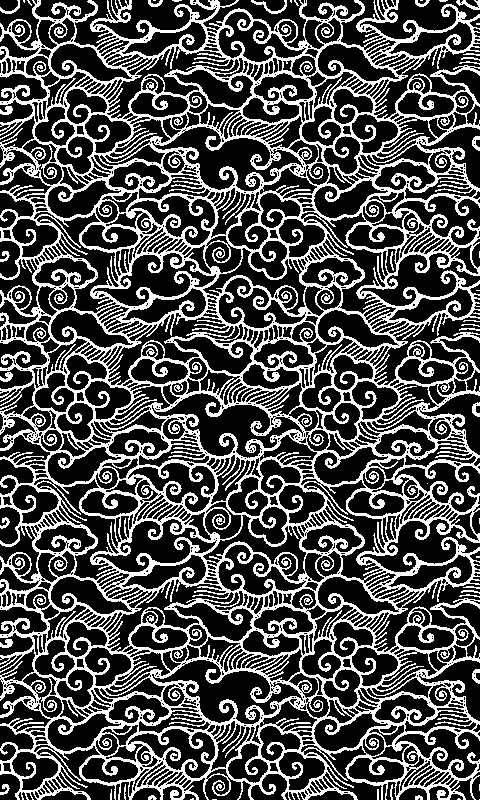
#> input picture tools/clouds.png, 480 x 800 px
$ python render.py
#> lines starting #> are read from the running program, lines starting #| are printed output that depends on the picture; after the words box and inside, x2 and y2 are one past the last pixel; in counts of white or black regions, pixels touching at a corner belong together
"""Vẽ lịch tháng (dương + âm lịch Việt Nam) thành BMP 1-bit 480x800 cho màn hình ngủ CrossPoint.

    python tools/render.py [--date YYYY-MM-DD] [--out THU_MUC]

Thuật toán âm lịch: Hồ Ngọc Đức (múi giờ UTC+7).
"""
import argparse
import calendar
import math
from datetime import date, datetime, timedelta, timezone
from pathlib import Path

from PIL import Image, ImageChops, ImageDraw, ImageFont

# ───────────────────────── Âm lịch ─────────────────────────
TZ = 7
PI = math.pi


def jdn(d, m, y):
    a = (14 - m) // 12
    y, m = y + 4800 - a, m + 12 * a - 3
    return d + (153 * m + 2) // 5 + 365 * y + y // 4 - y // 100 + y // 400 - 32045


def _new_moon(k):
    T = k / 1236.85
    T2, T3, dr = T * T, T * T * T, PI / 180
    jd1 = 2415020.75933 + 29.53058868 * k + 0.0001178 * T2 - 0.000000155 * T3
    jd1 += 0.00033 * math.sin((166.56 + 132.87 * T - 0.009173 * T2) * dr)
    M = 359.2242 + 29.10535608 * k - 0.0000333 * T2 - 0.00000347 * T3
    Mpr = 306.0253 + 385.81691806 * k + 0.0107306 * T2 + 0.00001236 * T3
    F = 21.2964 + 390.67050646 * k - 0.0016528 * T2 - 0.00000239 * T3
    s = math.sin
    C1 = (0.1734 - 0.000393 * T) * s(M * dr) + 0.0021 * s(2 * dr * M)
    C1 += -0.4068 * s(Mpr * dr) + 0.0161 * s(dr * 2 * Mpr)
    C1 -= 0.0004 * s(dr * 3 * Mpr)
    C1 += 0.0104 * s(dr * 2 * F) - 0.0051 * s(dr * (M + Mpr))
    C1 -= 0.0074 * s(dr * (M - Mpr)) - 0.0004 * s(dr * (2 * F + M))
    C1 -= 0.0004 * s(dr * (2 * F - M)) + 0.0006 * s(dr * (2 * F + Mpr))
    C1 += 0.0010 * s(dr * (2 * F - Mpr)) + 0.0005 * s(dr * (2 * Mpr + M))
    if T < -11:
        dt = 0.001 + 0.000839 * T + 0.0002261 * T2 - 0.00000845 * T3 - 0.000000081 * T * T3
    else:
        dt = -0.000278 + 0.000265 * T + 0.000262 * T2
    return jd1 + C1 - dt


def _new_moon_day(k):
    return math.floor(_new_moon(k) + 0.5 + TZ / 24)


def _sun_longitude(day):
    T = (day - 0.5 - TZ / 24 - 2451545.0) / 36525
    T2, dr = T * T, PI / 180
    M = 357.52910 + 35999.05030 * T - 0.0001559 * T2 - 0.00000048 * T * T2
    L0 = 280.46645 + 36000.76983 * T + 0.0003032 * T2
    DL = (1.914600 - 0.004817 * T - 0.000014 * T2) * math.sin(dr * M)
    DL += (0.019993 - 0.000101 * T) * math.sin(dr * 2 * M) + 0.000290 * math.sin(dr * 3 * M)
    L = (L0 + DL) * dr
    L -= PI * 2 * math.floor(L / (PI * 2))
    return math.floor(L / PI * 6)


def _month11(yy):
    k = math.floor((jdn(31, 12, yy) - 2415021) / 29.530588853)
    nm = _new_moon_day(k)
    return _new_moon_day(k - 1) if _sun_longitude(nm) >= 9 else nm


def _leap_offset(a11):
    k = math.floor((a11 - 2415021.076998695) / 29.530588853 + 0.5)
    i, arc = 1, _sun_longitude(_new_moon_day(k + 1))
    while True:
        last, i = arc, i + 1
        arc = _sun_longitude(_new_moon_day(k + i))
        if arc == last or i >= 14:
            return i - 1


def lunar(d, m, y):
    """(ngày, tháng, năm, nhuận) âm lịch của ngày dương d/m/y."""
    day = jdn(d, m, y)
    k = math.floor((day - 2415021.076998695) / 29.530588853)
    start = _new_moon_day(k + 1)
    if start > day:
        start = _new_moon_day(k)
    a11 = b11 = _month11(y)
    if a11 >= start:
        ly, a11 = y, _month11(y - 1)
    else:
        ly, b11 = y + 1, _month11(y + 1)
    diff = math.floor((start - a11) / 29)
    leap, lm = False, diff + 11
    if b11 - a11 > 365:
        off = _leap_offset(a11)
        if diff >= off:
            lm, leap = diff + 10, diff == off
    if lm > 12:
        lm -= 12
    if lm >= 11 and diff < 4:
        ly -= 1
    return day - start + 1, lm, ly, leap


CAN = "Giáp Ất Bính Đinh Mậu Kỷ Canh Tân Nhâm Quý".split()
CHI = "Tý Sửu Dần Mão Thìn Tỵ Ngọ Mùi Thân Dậu Tuất Hợi".split()


def canchi_year(ly):
    return f"{CAN[(ly + 6) % 10]} {CHI[(ly + 8) % 12]}"


def canchi_month(lm, ly):
    return f"{CAN[(ly * 12 + lm + 3) % 10]} {CHI[(lm + 1) % 12]}"


def canchi_day(d, m, y):
    j = jdn(d, m, y)
    return f"{CAN[(j + 9) % 10]} {CHI[(j + 1) % 12]}"


def selfcheck():
    assert lunar(17, 2, 2026) == (1, 1, 2026, False)  # Tết Bính Ngọ
    assert lunar(6, 2, 2027) == (1, 1, 2027, False)  # Tết Đinh Mùi
    assert lunar(29, 1, 2025) == (1, 1, 2025, False)  # Tết Ất Tỵ
    assert lunar(25, 7, 2025) == (1, 6, 2025, True)  # nhuận tháng 6/2025
    assert lunar(22, 3, 2023) == (1, 2, 2023, True)  # nhuận tháng 2/2023
    assert lunar(21, 1, 1985) == (1, 1, 1985, False)  # Tết 1985: VN sớm hơn TQ 1 tháng
    assert canchi_year(2026) == "Bính Ngọ" and canchi_day(1, 1, 2000) == "Mậu Ngọ"


# ───────────────────────── Ngày lễ ─────────────────────────
SOLAR_EVENTS = {
    (1, 1): "Tết Dương lịch", (14, 2): "Lễ Tình nhân", (8, 3): "Quốc tế Phụ nữ",
    (30, 4): "Giải phóng miền Nam", (1, 5): "Quốc tế Lao động", (1, 6): "Quốc tế Thiếu nhi",
    (2, 9): "Quốc khánh", (20, 10): "Phụ nữ Việt Nam", (20, 11): "Nhà giáo Việt Nam",
    (22, 12): "Quân đội Nhân dân", (25, 12): "Giáng sinh",
}
LUNAR_EVENTS = {
    (1, 1): "Tết Nguyên Đán", (2, 1): "Mùng 2 Tết", (3, 1): "Mùng 3 Tết",
    (15, 1): "Rằm tháng Giêng", (10, 3): "Giỗ Tổ Hùng Vương", (15, 4): "Phật Đản",
    (5, 5): "Tết Đoan Ngọ", (15, 7): "Vu Lan", (15, 8): "Tết Trung Thu",
    (23, 12): "Ông Công Ông Táo",
}


def event(d, m, y):
    ld, lm, _, leap = lunar(d, m, y)
    return SOLAR_EVENTS.get((d, m)) or (None if leap else LUNAR_EVENTS.get((ld, lm)))


# ───────────────────────── Vẽ ─────────────────────────
W, H, MX = 480, 800, 24
TOOLS = Path(__file__).parent
CLOUDS = TOOLS / "clouds.png"  # hoạ tiết mây nét 480x800 (trắng = nét), in làm nền đầu + chân trang
LOGO = TOOLS / "logo.png"  # logo tròn 164 px, đã xử lý sẵn thành đen trắng
MONTHS = ["MỘT", "HAI", "BA", "TƯ", "NĂM", "SÁU", "BẢY", "TÁM", "CHÍN", "MƯỜI", "MƯỜI MỘT", "MƯỜI HAI"]
LMONTHS = ["Giêng", "Hai", "Ba", "Tư", "Năm", "Sáu", "Bảy", "Tám", "Chín", "Mười", "Mười Một", "Chạp"]
WEEKDAYS = ["THỨ HAI", "THỨ BA", "THỨ TƯ", "THỨ NĂM", "THỨ SÁU", "THỨ BẢY", "CHỦ NHẬT"]


WEIGHTS = {"Regular": 400, "Medium": 500, "SemiBold": 600, "Bold": 700}


def font(weight, size):
    f = ImageFont.truetype(str(TOOLS / "fonts" / "Tektur.ttf"), size)
    f.set_variation_by_axes([100, WEIGHTS[weight]])  # trục: [độ rộng, độ đậm]
    return f


def render(today):
    y, m = today.year, today.month
    ld, lm, ly, leap = lunar(today.day, m, y)
    img = Image.new("1", (W, H), 1)
#> img: PIL image 480x800 1; every value is 1
    g = ImageDraw.Draw(img)

    def text(xy, s, f, anchor="la", fill=0):
        g.text(xy, s, font=f, anchor=anchor, fill=fill)

    def clouds(y0, y1):
        """In nét mây (chấm xen kẽ 50% -> xám) vào dải ngang y0..y1."""
#> called with y0 = 0, y1 = 206
        checker = Image.new("1", (W, H), 1)
        cp = checker.load()
        for yy in range(y0, y1):
            for xx in range(yy % 2, W, 2):
                cp[xx, yy] = 0
        band = Image.new("1", (W, H), 0)
#> band: PIL image 480x800 1; every value is 0
        band.paste(1, (0, y0, W, y1))
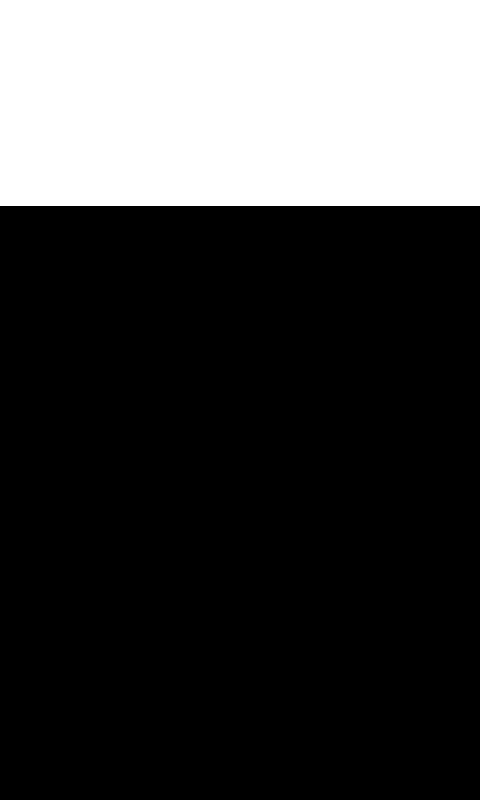
#> band: PIL image 480x800 1; 25.8% white; 1 white region, box (x1, y1, x2, y2) and area: (0, 0, 480, 206) 98880
        img.paste(checker, (0, 0), ImageChops.logical_and(Image.open(CLOUDS).convert("1"), band))
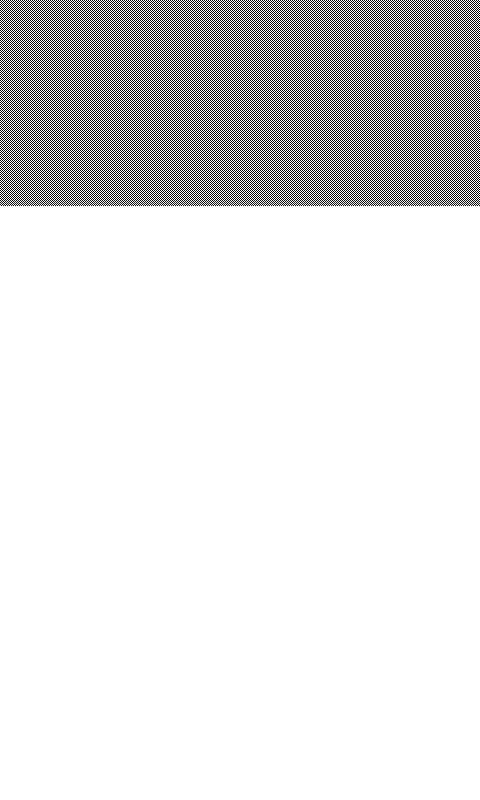
#> checker: PIL image 480x800 1; 87.1% white; black in thin lines or dots, all inside (x1, y1, x2, y2) = (0, 0, 480, 206)
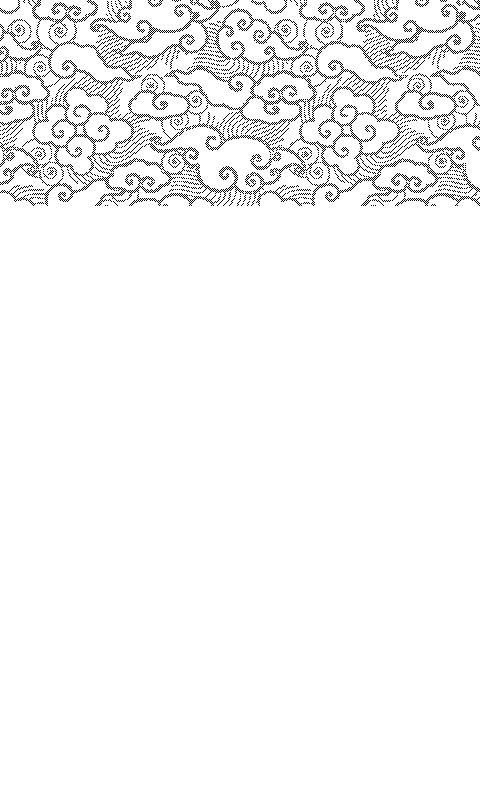
#> img: PIL image 480x800 1; 96% white; black in thin lines or dots, all inside (x1, y1, x2, y2) = (0, 0, 480, 206)

    def plate(box):
        """Khung trắng viền kép để chữ nằm trên nền sạch, không lẫn vào mây."""
        x0, y0, x1, y1 = box
        g.rectangle(box, fill=1, outline=0, width=2)
        g.rectangle((x0 + 5, y0 + 5, x1 - 5, y1 - 5), outline=0, width=1)

    weeks = calendar.Calendar(0).monthdayscalendar(y, m)
    top, R = 222, W - MX
    cw = (W - 2 * MX) / 7
    gy = top + 22
    ch = min(78, 410 / len(weeks))
    fy = round(gy + len(weeks) * ch) + 8
    clouds(0, top - 16)
    clouds(fy + 2, H)
#> call 2 of clouds, with y0 = 644, y1 = 800
#> in clouds (call 2), `band.paste(1, (0, y0, W, y1))`:
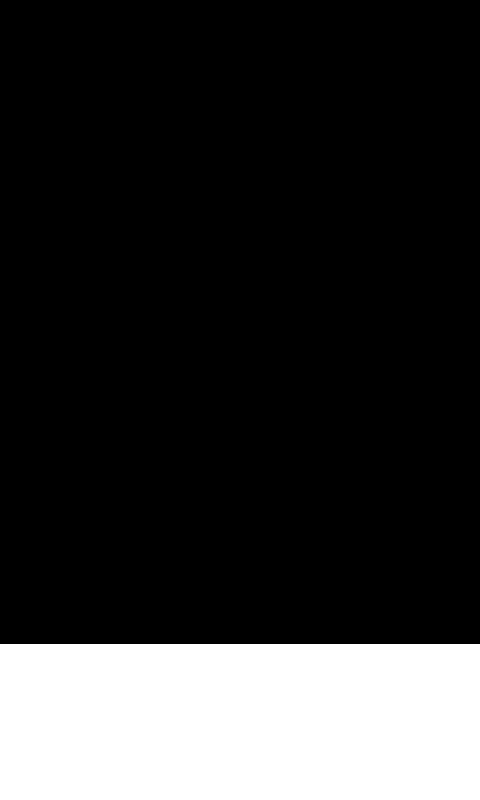
#> band: PIL image 480x800 1; 19.5% white; 1 white region, box (x1, y1, x2, y2) and area: (0, 644, 480, 800) 74880
#> in clouds (call 2), `img.paste(checker, (0, 0), ImageChops.logical_and(Image.open(CLOUDS).c..`:
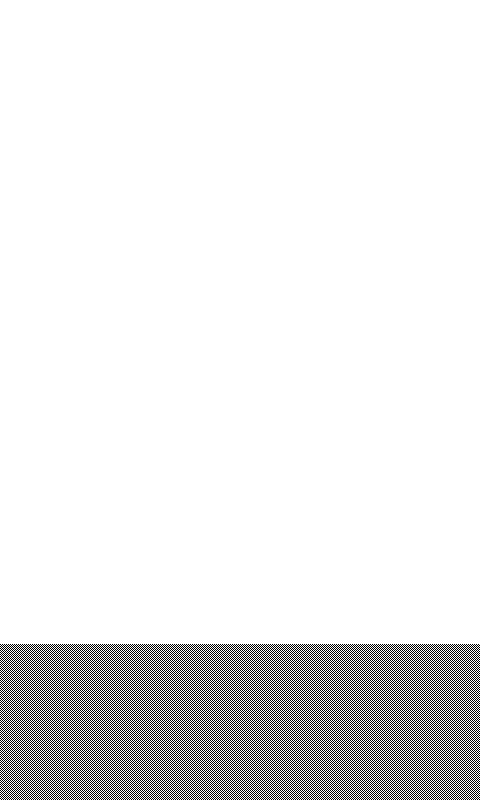
#> checker: PIL image 480x800 1; 90.2% white; black in thin lines or dots, all inside (x1, y1, x2, y2) = (0, 644, 480, 800)
#> in clouds (call 2), `img.paste(checker, (0, 0), ImageChops.logical_and(Image.open(CLOUDS).c..`:
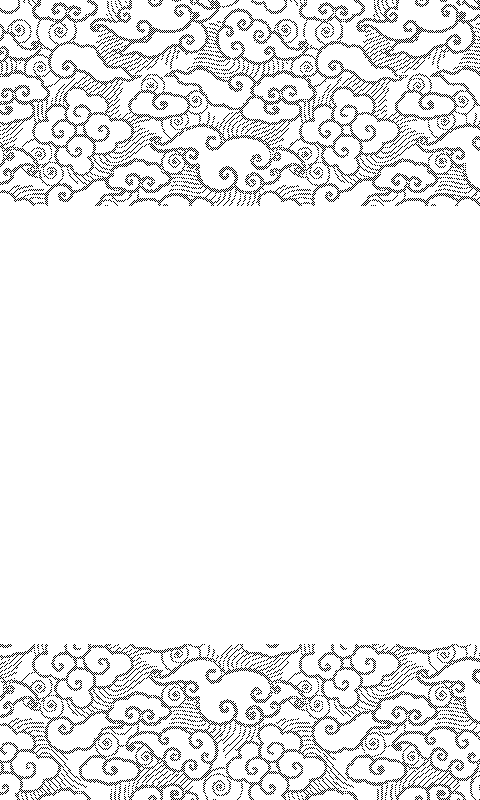
#> img: PIL image 480x800 1; 92.9% white; black in thin lines or dots

    # Đầu trang: logo tròn bên trái, khung chữ bên phải
#> (the run stopped early here; a loop or call above may not have finished)
